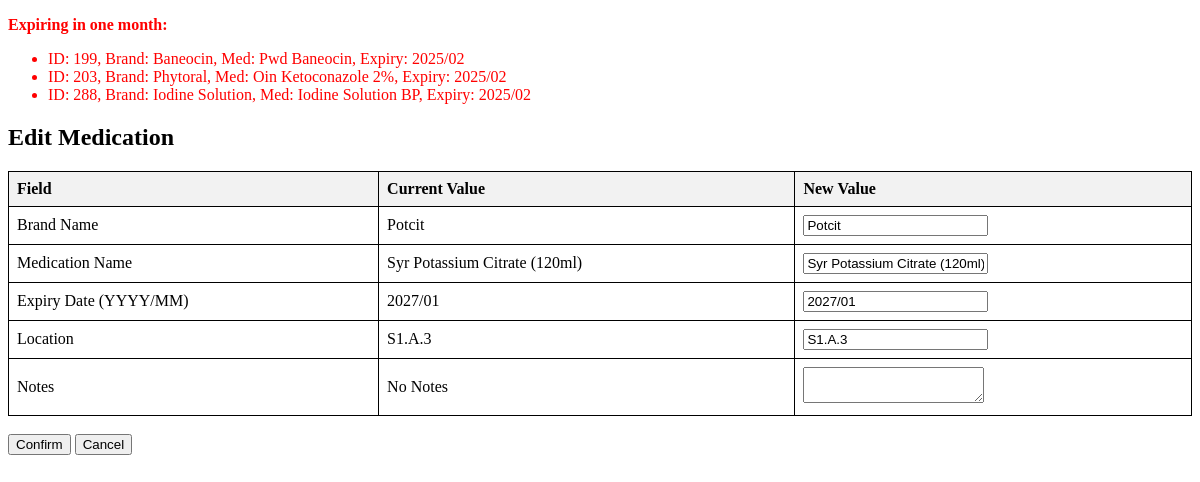
/edit/12?sort_by=expiry_date&sort_order=asc&search_term=&page=1, run on an earlier commit of the app's database.
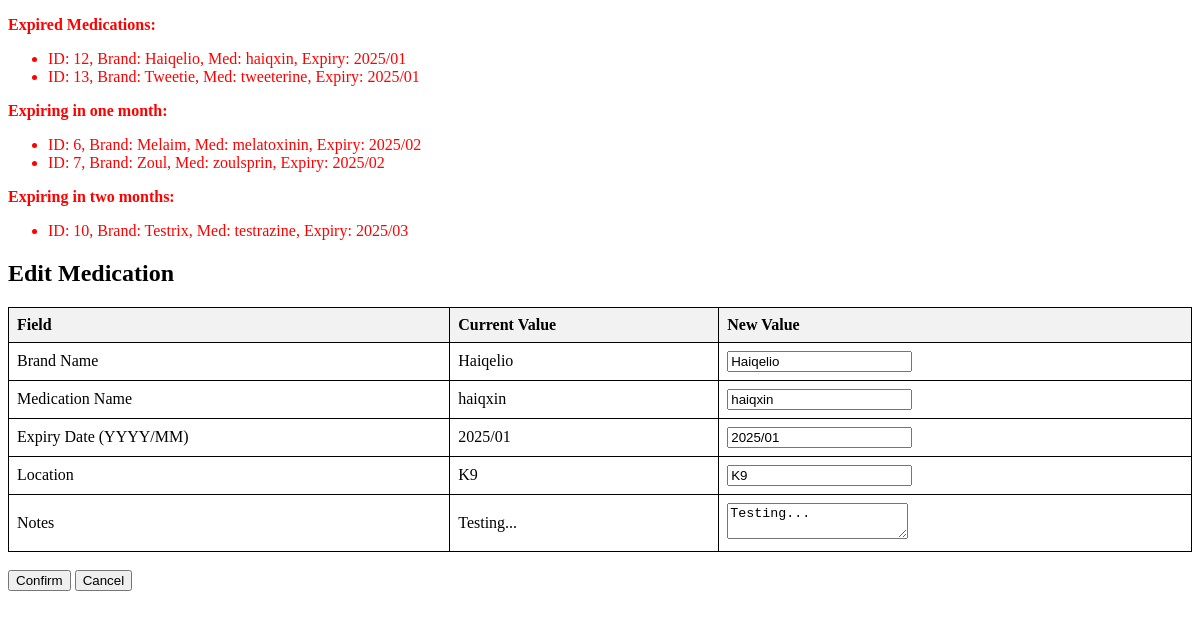
And on a later commit of the database.
### tables this page shows
CREATE TABLE medications (
            medication_id INTEGER PRIMARY KEY AUTOINCREMENT,
            brand_name TEXT NOT NULL,
            medication_name TEXT NOT NULL,
            expiry_date TEXT NOT NULL,
            location TEXT NOT NULL,
            notes TEXT
        );

### app.py (the view, shortened to what this page needs)
@app.route("/edit/<int:medication_id>", methods=["GET", "POST"])
def edit_medication(medication_id):
    db = MedicationDatabase()
    medication = db.get_medication_by_id(medication_id)
    if not medication:
        return "Medication not found", 404
    expiry_alerts = get_expiry_alerts(db)
    return render_template(
        "edit.html", medication=medication, expiry_alerts=expiry_alerts, db=db
    )

### database.py (called while the page is built)
    def __enter__(self):
        self.conn = sqlite3.connect(self.db_name)
        self.cursor = self.conn.cursor()
        return self

    def __exit__(self, exc_type, exc_val, exc_tb):
        if self.conn:
            self.conn.close()

    def get_medication_by_id(self, medication_id):
        with self as db:
            db.cursor.execute(
                "SELECT * FROM medications WHERE medication_id = ?", (medication_id,)
            )
            medication = db.cursor.fetchone()
            return medication

### templates/edit.html (shortened to what this page needs)
<!DOCTYPE html>
<html lang="en">
<head>
</head>
<body>
    {% if expiry_alerts['expired'] or expiry_alerts['expiring_in_one_month'] or expiry_alerts['expiring_in_two_months']
    or expiry_alerts['closest_expiry'] %}
    <div style="color: red;">
        {% if expiry_alerts['expired'] %}
        <p><strong>Expired Medications:</strong></p>
        <ul>
            {% for med in expiry_alerts['expired'] %}
            <li>ID: {{med[0]}}, Brand: {{med[1]}}, Med: {{med[2]}}, Expiry: {{med[3]}}
            </li>
            {% endfor %}
        </ul>
        {% endif %}
        {% if expiry_alerts['expiring_in_one_month'] %}
        <p><strong>Expiring in one month:</strong></p>
        <ul>
            {% for med in expiry_alerts['expiring_in_one_month'] %}
            <li>ID: {{med[0]}}, Brand: {{med[1]}}, Med: {{med[2]}}, Expiry: {{med[3]}}</li>
            {% endfor %}
        </ul>
        {% endif %}
        {% if expiry_alerts['expiring_in_two_months'] %}
        <p><strong>Expiring in two months:</strong></p>
        <ul>
            {% for med in expiry_alerts['expiring_in_two_months'] %}
            <li>ID: {{med[0]}}, Brand: {{med[1]}}, Med: {{med[2]}}, Expiry: {{med[3]}}</li>
            {% endfor %}
        </ul>
        {% endif %}
    </div>
    {% endif %}
    <h2>Edit Medication</h2>
    <form method="post">
        <table>
            <thead>
                <tr>
                    <th>Field</th>
                    <th>Current Value</th>
                    <th>New Value</th>
                </tr>
            </thead>
            <tbody>
                <tr>
                    <td>Brand Name</td>
                    <td>{{ medication[1] }}</td>
                    <td><input type="text" name="brand_name" value="{{ medication[1] }}" required></td>
                </tr>
                <tr>
                    <td>Medication Name</td>
                    <td>{{ medication[2] }}</td>
                    <td><input type="text" name="medication_name" value="{{ medication[2] }}" required></td>
                </tr>
                <tr>
                    <td>Expiry Date (YYYY/MM)</td>
                    <td>{{ medication[3] }}</td>
                    <td><input type="text" name="expiry_date" value="{{ medication[3] }}" placeholder="YYYY/MM"
                            required></td>
                </tr>
                <tr>
                    <td>Location</td>
                    <td>{{ medication[4] }}</td>
                    <td><input type="text" name="location" value="{{ medication[4] }}"></td>
                </tr>
                <tr>
                    <td>Notes</td>
                    <td>{{ medication[5] if medication[5] else 'No Notes' }}</td>
                    <td><textarea name="notes">{{ medication[5] if medication[5] else '' }}</textarea></td>
                </tr>
            </tbody>
        </table>
        <br>
        <button type="submit" onclick="return confirm('Are you sure you want to save the changes?');">Confirm</button>
        <button type="button" onclick="window.location.href='/'">Cancel</button>
    </form>
</body>
</html>

What changed in the data, as far as the page shows it:
removed medications: medication_id "199", brand_name "Baneocin", medication_name "Pwd Baneocin", expiry_date "2025/02"
removed medications: medication_id "203", brand_name "Phytoral", medication_name "Oin Ketoconazole 2%", expiry_date "2025/02"
removed medications: medication_id "288", brand_name "Iodine Solution", medication_name "Iodine Solution BP", expiry_date "2025/02"
now on one of the page's lists (row edited): medications: medication_id "12", brand_name "Haiqelio", medication_name "haiqxin", expiry_date "2025/01"
changed medications: brand_name "Potcit" → "Haiqelio"; medication_name "Syr Potassium Citrate (120ml)" → "haiqxin"; expiry_date "2027/01" → "2025/01"; location "S1.A.3" → "K9"; notes "No Notes" → "Testing..."; notes (not shown) → "Testing..."
now on this page (row edited): medications: medication_id "13", brand_name "Tweetie", medication_name "tweeterine", expiry_date "2025/01"
now on this page (row edited): medications: medication_id "6", brand_name "Melaim", medication_name "melatoxinin", expiry_date "2025/02"
now on this page (row edited): medications: medication_id "7", brand_name "Zoul", medication_name "zoulsprin", expiry_date "2025/02"
now on this page (row edited): medications: medication_id "10", brand_name "Testrix", medication_name "testrazine", expiry_date "2025/03"
Also different on the page:
text now shown: "Expired Medications: Expiring in two months:"
